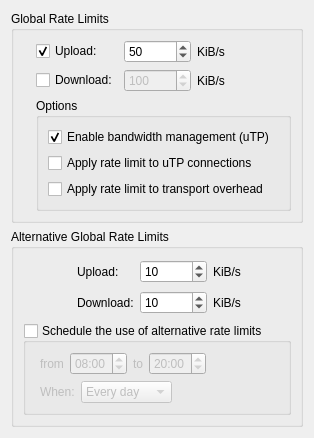
          <widget class="QWidget" name="scrollAreaWidgetContents_9">
           <property name="geometry">
            <rect>
             <x>0</x>
             <y>0</y>
             <width>275</width>
             <height>396</height>
            </rect>
           </property>
           <layout class="QVBoxLayout" name="verticalLayout_33">
            <item>
             <widget class="QGroupBox" name="bandwidthBox">
              <property name="title">
               <string>Global Rate Limits</string>
              </property>
              <layout class="QGridLayout" name="gridLayout_7">
               <item row="0" column="0">
                <widget class="QLabel" name="label_5">
                 <property name="text">
                  <string notr="true"/>
                 </property>
                 <property name="pixmap">
                  <pixmap resource="../icons.qrc">:/Icons/slow_off.png</pixmap>
                 </property>
                </widget>
               </item>
               <item row="0" column="1">
                <layout class="QGridLayout" name="gridLayout_6">
                 <item row="0" column="0">
                  <widget class="QCheckBox" name="checkUploadLimit">
                   <property name="text">
                    <string>Upload:</string>
                   </property>
                   <property name="checked">
                    <bool>true</bool>
                   </property>
                  </widget>
                 </item>
                 <item row="0" column="1">
                  <widget class="QSpinBox" name="spinUploadLimit">
                   <property name="enabled">
                    <bool>true</bool>
                   </property>
                   <property name="suffix">
                    <string/>
                   </property>
                   <property name="minimum">
                    <number>1</number>
                   </property>
                   <property name="maximum">
                    <number>1000000</number>
                   </property>
                   <property name="value">
                    <number>50</number>
                   </property>
                  </widget>
                 </item>
                 <item row="0" column="2">
                  <widget class="QLabel" name="label_10">
                   <property name="text">
                    <string>KiB/s</string>
                   </property>
                  </widget>
                 </item>
                 <item row="1" column="0">
                  <widget class="QCheckBox" name="checkDownloadLimit">
                   <property name="text">
                    <string>Download:</string>
                   </property>
                  </widget>
                 </item>
                 <item row="1" column="1">
                  <widget class="QSpinBox" name="spinDownloadLimit">
                   <property name="enabled">
                    <bool>false</bool>
                   </property>
                   <property name="suffix">
                    <string/>
                   </property>
                   <property name="minimum">
                    <number>1</number>
                   </property>
                   <property name="maximum">
                    <number>1000000</number>
                   </property>
                   <property name="value">
                    <number>100</number>
                   </property>
                  </widget>
                 </item>
                 <item row="1" column="2">
                  <widget class="QLabel" name="label_13">
                   <property name="text">
                    <string>KiB/s</string>
                   </property>
                  </widget>
                 </item>
                </layout>
               </item>
               <item row="0" column="2">
                <spacer>
                 <property name="orientation">
                  <enum>Qt::Horizontal</enum>
                 </property>
                 <property name="sizeHint" stdset="0">
                  <size>
                   <width>200</width>
                   <height>20</height>
                  </size>
                 </property>
                </spacer>
               </item>
               <item row="1" column="1" colspan="2">
                <widget class="QGroupBox" name="groupBox_5">
                 <property name="title">
                  <string>Options</string>
                 </property>
                 <layout class="QVBoxLayout" name="verticalLayout_27">
                  <item>
                   <widget class="QCheckBox" name="checkuTP">
                    <property name="text">
                     <string>Enable bandwidth management (uTP)</string>
                    </property>
                    <property name="checked">
                     <bool>true</bool>
                    </property>
                   </widget>
                  </item>
                  <item>
                   <widget class="QCheckBox" name="checkLimituTPConnections">
                    <property name="text">
                     <string>Apply rate limit to uTP connections</string>
                    </property>
                   </widget>
                  </item>
                  <item>
                   <widget class="QCheckBox" name="checkLimitTransportOverhead">
                    <property name="text">
                     <string>Apply rate limit to transport overhead</string>
                    </property>
                   </widget>
                  </item>
                 </layout>
                </widget>
               </item>
              </layout>
             </widget>
            </item>
            <item>
             <widget class="QGroupBox" name="groupBox_6">
              <property name="title">
               <string>Alternative Global Rate Limits</string>
              </property>
              <layout class="QVBoxLayout" name="verticalLayout_11">
               <item>
                <layout class="QGridLayout" name="gridLayout_9">
                 <item row="0" column="0">
                  <widget class="QLabel" name="label_16">
                   <property name="minimumSize">
                    <size>
                     <width>48</width>
                     <height>48</height>
                    </size>
                   </property>
                   <property name="maximumSize">
                    <size>
                     <width>48</width>
                     <height>48</height>
                    </size>
                   </property>
                   <property name="text">
                    <string/>
                   </property>
                   <property name="pixmap">
                    <pixmap resource="../icons.qrc">:/Icons/slow.png</pixmap>
                   </property>
                   <property name="scaledContents">
                    <bool>false</bool>
                   </property>
                  </widget>
                 </item>
                 <item row="0" column="1">
                  <layout class="QGridLayout" name="gridLayout_8">
                   <item row="0" column="0">
                    <widget class="QLabel" name="label_11">
                     <property name="text">
                      <string>Upload:</string>
                     </property>
                    </widget>
                   </item>
                   <item row="0" column="1">
                    <widget class="QSpinBox" name="spinUploadLimitAlt">
                     <property name="minimum">
                      <number>1</number>
                     </property>
                     <property name="maximum">
                      <number>1000000</number>
                     </property>
                     <property name="value">
                      <number>10</number>
                     </property>
                    </widget>
                   </item>
                   <item row="0" column="2">
                    <widget class="QLabel" name="label_14">
                     <property name="text">
                      <string>KiB/s</string>
                     </property>
                    </widget>
                   </item>
                   <item row="1" column="0">
                    <widget class="QLabel" name="label_12">
                     <property name="text">
                      <string>Download:</string>
                     </property>
                    </widget>
                   </item>
                   <item row="1" column="1">
                    <widget class="QSpinBox" name="spinDownloadLimitAlt">
                     <property name="minimum">
                      <number>1</number>
                     </property>
                     <property name="maximum">
                      <number>1000000</number>
                     </property>
                     <property name="value">
                      <number>10</number>
                     </property>
                    </widget>
                   </item>
                   <item row="1" column="2">
                    <widget class="QLabel" name="label_15">
                     <property name="text">
                      <string>KiB/s</string>
                     </property>
                    </widget>
                   </item>
                  </layout>
                 </item>
                 <item row="0" column="2">
                  <spacer name="horizontalSpacer_8">
                   <property name="orientation">
                    <enum>Qt::Horizontal</enum>
                   </property>
                   <property name="sizeHint" stdset="0">
                    <size>
                     <width>222</width>
                     <height>59</height>
                    </size>
                   </property>
                  </spacer>
                 </item>
                </layout>
               </item>
               <item>
                <widget class="QGroupBox" name="check_schedule">
                 <property name="title">
                  <string>Schedule the use of alternative rate limits</string>
                 </property>
                 <property name="checkable">
                  <bool>true</bool>
                 </property>
                 <property name="checked">
                  <bool>false</bool>
                 </property>
                 <layout class="QVBoxLayout" name="verticalLayout_5">
                  <item>
                   <layout class="QHBoxLayout" name="horizontalLayout_13">
                    <property name="leftMargin">
                     <number>5</number>
                    </property>
                    <item>
                     <widget class="QLabel" name="label_6">
                      <property name="text">
                       <string extracomment="from (time1 to time2)">from</string>
                      </property>
                     </widget>
                    </item>
                    <item>
                     <widget class="QTimeEdit" name="schedule_from">
                      <property name="wrapping">
                       <bool>true</bool>
                      </property>
                      <property name="time">
                       <time>
                        <hour>8</hour>
                        <minute>0</minute>
                        <second>0</second>
                       </time>
                      </property>
                      <property name="displayFormat">
                       <string notr="true">hh:mm</string>
                      </property>
                      <property name="calendarPopup">
                       <bool>false</bool>
                      </property>
                     </widget>
                    </item>
                    <item>
                     <widget class="QLabel" name="label_17">
                      <property name="text">
                       <string extracomment="time1 to time2">to</string>
                      </property>
                      <property name="alignment">
                       <set>Qt::AlignCenter</set>
                      </property>
                     </widget>
                    </item>
                    <item>
                     <widget class="QTimeEdit" name="schedule_to">
                      <property name="wrapping">
                       <bool>true</bool>
                      </property>
                      <property name="time">
                       <time>
                        <hour>20</hour>
                        <minute>0</minute>
                        <second>0</second>
                       </time>
                      </property>
                      <property name="displayFormat">
                       <string notr="true">hh:mm</string>
                      </property>
                     </widget>
                    </item>
                    <item>
                     <spacer name="horizontalSpacer_9">
                      <property name="orientation">
                       <enum>Qt::Horizontal</enum>
                      </property>
                      <property name="sizeHint" stdset="0">
                       <size>
                        <width>40</width>
                        <height>20</height>
                       </size>
                      </property>
                     </spacer>
                    </item>
                   </layout>
                  </item>
                  <item>
                   <layout class="QHBoxLayout" name="horizontalLayout_14">
                    <property name="leftMargin">
                     <number>5</number>
                    </property>
                    <item>
                     <widget class="QLabel" name="label_18">
                      <property name="text">
                       <string>When:</string>
                      </property>
                     </widget>
                    </item>
                    <item>
                     <widget class="QComboBox" name="schedule_days">
                      <item>
                       <property name="text">
                        <string>Every day</string>
                       </property>
                      </item>
                      <item>
                       <property name="text">
                        <string>Week days</string>
                       </property>
                      </item>
                      <item>
                       <property name="text">
                        <string>Week ends</string>
                       </property>
                      </item>
                     </widget>
                    </item>
                    <item>
                     <spacer name="horizontalSpacer_10">
                      <property name="orientation">
                       <enum>Qt::Horizontal</enum>
                      </property>
                      <property name="sizeHint" stdset="0">
                       <size>
                        <width>40</width>
                        <height>20</height>
                       </size>
                      </property>
                     </spacer>
                    </item>
                   </layout>
                  </item>
                 </layout>
                </widget>
               </item>
              </layout>
             </widget>
            </item>
            <item>
             <spacer name="verticalSpacer_2">
              <property name="orientation">
               <enum>Qt::Vertical</enum>
              </property>
              <property name="sizeHint" stdset="0">
               <size>
                <width>20</width>
                <height>40</height>
               </size>
              </property>
             </spacer>
            </item>
           </layout>
          </widget>
